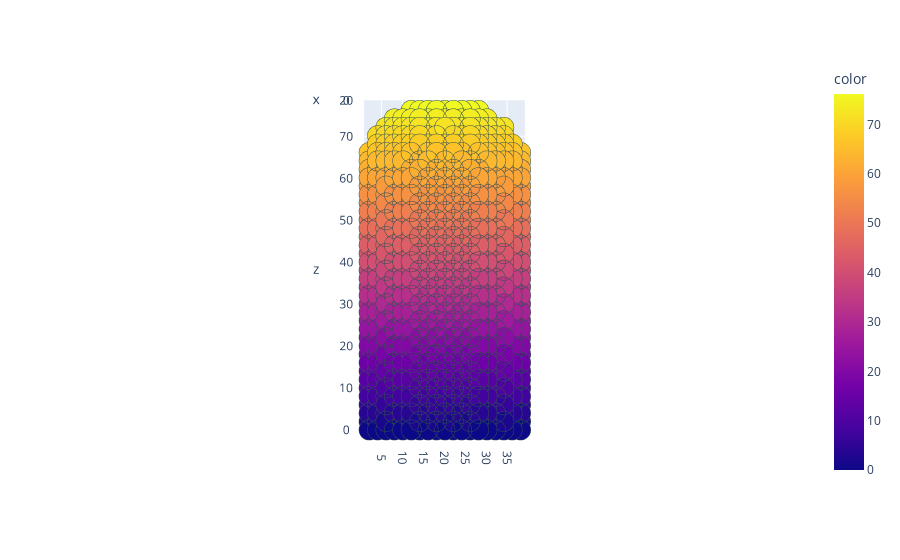

Here is the notebook cell this chart was saved with:
### Code cell
test.input.structure.plot3d(scalar_field=test.input.structure.positions[:,2],mode='plotly')

### Figure 1 — Plotly figure (JSON) as saved in the notebook; plotly's stock layout.template omitted (floating-point values rounded to 4 significant figures; data arrays with more than 128 entries replaced by an {"elided": "..."} marker saying what was removed)
{"data": [{"hovertemplate": "x=%{x}<br>y=%{y}<br>z=%{z}<br>size=%{marker.size}<br>color=%{marker.color}<extra></extra>", "legendgroup": "", "marker": {"color": {"elided": "5596 float values"}, "coloraxis": "coloraxis", "line": {"color": "DarkSlateGrey", "width": 0.1}, "opacity": 1, "size": {"elided": "5596 float values"}, "sizemode": "area", "sizeref": 0.0002082, "symbol": "circle"}, "mode": "markers", "name": "", "scene": "scene", "showlegend": false, "type": "scatter3d", "x": {"elided": "5596 float values"}, "y": {"elided": "5596 float values"}, "z": {"elided": "5596 float values"}}], "layout": {"coloraxis": {"colorbar": {"title": {"text": "color"}}, "colorscale": [[0, "#0d0887"], [0.1111, "#46039f"], [0.2222, "#7201a8"], [0.3333, "#9c179e"], [0.4444, "#bd3786"], [0.5556, "#d8576b"], [0.6667, "#ed7953"], [0.7778, "#fb9f3a"], [0.8889, "#fdca26"], [1, "#f0f921"]]}, "legend": {"itemsizing": "constant", "tracegroupgap": 0}, "margin": {"t": 60}, "scene": {"aspectmode": "data", "camera": {"eye": {"x": 1.25, "y": 0, "z": 0}, "projection": {"type": "orthographic"}, "up": {"x": 0, "y": 0, "z": 1}}, "domain": {"x": [0, 1], "y": [0, 1]}, "xaxis": {"title": {"text": "x"}}, "yaxis": {"title": {"text": "y"}}, "zaxis": {"title": {"text": "z"}}}}}
